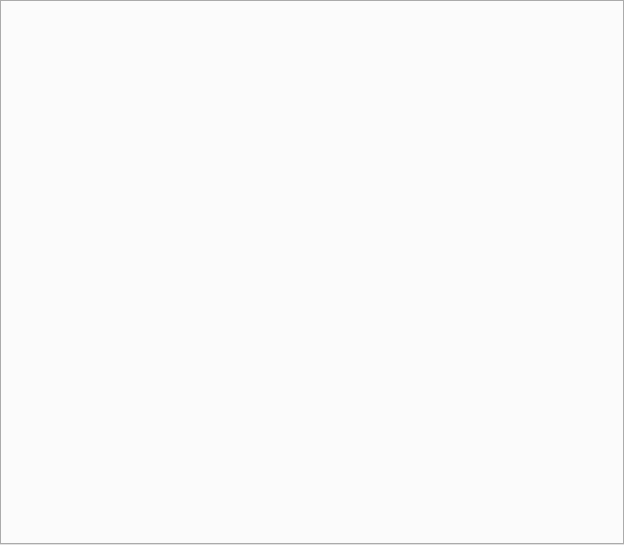
<?xml version="1.0" encoding="UTF-8"?>
<ui version="4.0">
 <class>TextEditorArea</class>
 <widget class="QDockWidget" name="TextEditorArea">
  <property name="geometry">
   <rect>
    <x>0</x>
    <y>0</y>
    <width>624</width>
    <height>545</height>
   </rect>
  </property>
  <property name="windowTitle">
   <string>Script</string>
  </property>
  <widget class="QWidget" name="dockWidgetContents">
   <layout class="QVBoxLayout" name="verticalLayout" stretch="0">
    <property name="spacing">
     <number>0</number>
    </property>
    <property name="leftMargin">
     <number>0</number>
    </property>
    <property name="topMargin">
     <number>0</number>
    </property>
    <property name="rightMargin">
     <number>0</number>
    </property>
    <property name="bottomMargin">
     <number>0</number>
    </property>
    <item>
     <widget class="QTabWidget" name="m_tabWidgetScript">
      <property name="tabPosition">
       <enum>QTabWidget::North</enum>
      </property>
      <property name="tabsClosable">
       <bool>true</bool>
      </property>
     </widget>
    </item>
   </layout>
  </widget>
 </widget>
 <resources>
  <include location="../../../Resource/App.qrc"/>
 </resources>
 <connections/>
</ui>
